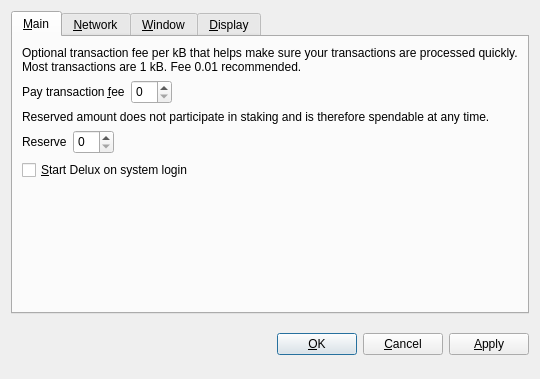
<?xml version="1.0" encoding="UTF-8"?>
<ui version="4.0">
 <class>OptionsDialog</class>
 <widget class="QDialog" name="OptionsDialog">
  <property name="geometry">
   <rect>
    <x>0</x>
    <y>0</y>
    <width>540</width>
    <height>379</height>
   </rect>
  </property>
  <property name="windowTitle">
   <string>Options</string>
  </property>
  <property name="modal">
   <bool>true</bool>
  </property>
  <layout class="QVBoxLayout" name="verticalLayout">
   <item>
    <widget class="QTabWidget" name="tabWidget">
     <property name="tabPosition">
      <enum>QTabWidget::North</enum>
     </property>
     <property name="currentIndex">
      <number>0</number>
     </property>
     <widget class="QWidget" name="tabMain">
      <attribute name="title">
       <string>&amp;Main</string>
      </attribute>
      <layout class="QVBoxLayout" name="verticalLayout_Main">
       <item>
        <widget class="QLabel" name="transactionFeeInfoLabel">
         <property name="text">
          <string>Optional transaction fee per kB that helps make sure your transactions are processed quickly. Most transactions are 1 kB. Fee 0.01 recommended.</string>
         </property>
         <property name="textFormat">
          <enum>Qt::PlainText</enum>
         </property>
         <property name="wordWrap">
          <bool>true</bool>
         </property>
        </widget>
       </item>
       <item>
        <layout class="QHBoxLayout" name="horizontalLayoutFee">
         <item>
          <widget class="QLabel" name="transactionFeeLabel">
           <property name="text">
            <string>Pay transaction &amp;fee</string>
           </property>
           <property name="textFormat">
            <enum>Qt::PlainText</enum>
           </property>
           <property name="buddy">
            <cstring>transactionFee</cstring>
           </property>
          </widget>
         </item>
         <item>
          <widget class="BitcoinAmountField" name="transactionFee">
           <property name="minimumSize">
            <size>
             <width>0</width>
             <height>24</height>
            </size>
           </property>
           <property name="maximumSize">
            <size>
             <width>16777215</width>
             <height>24</height>
            </size>
           </property>
          </widget>
         </item>
         <item>
          <spacer name="horizontalSpacerFee">
           <property name="orientation">
            <enum>Qt::Horizontal</enum>
           </property>
           <property name="sizeHint" stdset="0">
            <size>
             <width>40</width>
             <height>20</height>
            </size>
           </property>
          </spacer>
         </item>
        </layout>
       </item>
       <item>
        <widget class="QLabel" name="reserveBalanceInfoLabel">
         <property name="text">
          <string>Reserved amount does not participate in staking and is therefore spendable at any time.</string>
         </property>
         <property name="textFormat">
          <enum>Qt::PlainText</enum>
         </property>
         <property name="wordWrap">
          <bool>true</bool>
         </property>
        </widget>
       </item>
       <item>
        <layout class="QHBoxLayout" name="horizontalLayoutReserveBalance">
         <item>
          <widget class="QLabel" name="reserveBalanceLabel">
           <property name="text">
            <string>Reserve</string>
           </property>
           <property name="textFormat">
            <enum>Qt::PlainText</enum>
           </property>
           <property name="buddy">
            <cstring>reserveBalance</cstring>
           </property>
          </widget>
         </item>
         <item>
          <widget class="BitcoinAmountField" name="reserveBalance">
           <property name="minimumSize">
            <size>
             <width>0</width>
             <height>24</height>
            </size>
           </property>
           <property name="maximumSize">
            <size>
             <width>16777215</width>
             <height>24</height>
            </size>
           </property>
          </widget>
         </item>
         <item>
          <spacer name="horizontalSpacerReserveBalance">
           <property name="orientation">
            <enum>Qt::Horizontal</enum>
           </property>
           <property name="sizeHint" stdset="0">
            <size>
             <width>40</width>
             <height>20</height>
            </size>
           </property>
          </spacer>
         </item>
        </layout>
       </item>
       <item>
        <widget class="QCheckBox" name="bitcoinAtStartup">
         <property name="toolTip">
          <string>Automatically start Delux after logging in to the system.</string>
         </property>
         <property name="text">
          <string>&amp;Start Delux on system login</string>
         </property>
        </widget>
       </item>
       <item>
        <spacer name="verticalSpacer_Main">
         <property name="orientation">
          <enum>Qt::Vertical</enum>
         </property>
         <property name="sizeHint" stdset="0">
          <size>
           <width>20</width>
           <height>40</height>
          </size>
         </property>
        </spacer>
       </item>
      </layout>
     </widget>
     <widget class="QWidget" name="tabNetwork">
      <attribute name="title">
       <string>&amp;Network</string>
      </attribute>
      <layout class="QVBoxLayout" name="verticalLayout_Network">
       <item>
        <widget class="QCheckBox" name="mapPortUpnp">
         <property name="toolTip">
          <string>Automatically open the Delux client port on the router. This only works when your router supports UPnP and it is enabled.</string>
         </property>
         <property name="text">
          <string>Map port using &amp;UPnP</string>
         </property>
        </widget>
       </item>
       <item>
        <widget class="QCheckBox" name="connectSocks">
         <property name="toolTip">
          <string>Connect to the Delux network through a SOCKS5 proxy (e.g. when connecting through Tor).</string>
         </property>
         <property name="text">
          <string>&amp;Connect through SOCKS5 proxy:</string>
         </property>
        </widget>
       </item>
       <item>
        <layout class="QHBoxLayout" name="horizontalLayout_Network">
         <item>
          <widget class="QLabel" name="proxyIpLabel">
           <property name="text">
            <string>Proxy &amp;IP:</string>
           </property>
           <property name="textFormat">
            <enum>Qt::PlainText</enum>
           </property>
           <property name="buddy">
            <cstring>proxyIp</cstring>
           </property>
          </widget>
         </item>
         <item>
          <widget class="QValidatedLineEdit" name="proxyIp">
           <property name="minimumSize">
            <size>
             <width>0</width>
             <height>24</height>
            </size>
           </property>
           <property name="maximumSize">
            <size>
             <width>140</width>
             <height>24</height>
            </size>
           </property>
           <property name="toolTip">
            <string>IP address of the proxy (e.g. 127.0.0.1)</string>
           </property>
          </widget>
         </item>
         <item>
          <widget class="QLabel" name="proxyPortLabel">
           <property name="text">
            <string>&amp;Port:</string>
           </property>
           <property name="textFormat">
            <enum>Qt::PlainText</enum>
           </property>
           <property name="buddy">
            <cstring>proxyPort</cstring>
           </property>
          </widget>
         </item>
         <item>
          <widget class="QLineEdit" name="proxyPort">
           <property name="minimumSize">
            <size>
             <width>0</width>
             <height>24</height>
            </size>
           </property>
           <property name="maximumSize">
            <size>
             <width>55</width>
             <height>24</height>
            </size>
           </property>
           <property name="toolTip">
            <string>Port of the proxy (e.g. 9050)</string>
           </property>
          </widget>
         </item>
         <item>
          <spacer name="horizontalSpacer_Network">
           <property name="orientation">
            <enum>Qt::Horizontal</enum>
           </property>
           <property name="sizeHint" stdset="0">
            <size>
             <width>40</width>
             <height>20</height>
            </size>
           </property>
          </spacer>
         </item>
        </layout>
       </item>
       <item>
        <spacer name="verticalSpacer_Network">
         <property name="orientation">
          <enum>Qt::Vertical</enum>
         </property>
         <property name="sizeHint" stdset="0">
          <size>
           <width>20</width>
           <height>40</height>
          </size>
         </property>
        </spacer>
       </item>
      </layout>
     </widget>
     <widget class="QWidget" name="tabWindow">
      <attribute name="title">
       <string>&amp;Window</string>
      </attribute>
      <layout class="QVBoxLayout" name="verticalLayout_Window">
       <item>
        <widget class="QCheckBox" name="minimizeToTray">
         <property name="toolTip">
          <string>Show only a tray icon after minimizing the window.</string>
         </property>
         <property name="text">
          <string>&amp;Minimize to the tray instead of the taskbar</string>
         </property>
        </widget>
       </item>
       <item>
        <widget class="QCheckBox" name="minimizeOnClose">
         <property name="toolTip">
          <string>Minimize instead of exit the application when the window is closed. When this option is enabled, the application will be closed only after selecting Quit in the menu.</string>
         </property>
         <property name="text">
          <string>M&amp;inimize on close</string>
         </property>
        </widget>
       </item>
       <item>
        <spacer name="verticalSpacer_Window">
         <property name="orientation">
          <enum>Qt::Vertical</enum>
         </property>
         <property name="sizeHint" stdset="0">
          <size>
           <width>20</width>
           <height>40</height>
          </size>
         </property>
        </spacer>
       </item>
      </layout>
     </widget>
     <widget class="QWidget" name="tabDisplay">
      <attribute name="title">
       <string>&amp;Display</string>
      </attribute>
      <layout class="QVBoxLayout" name="verticalLayout_Display">
       <item>
        <layout class="QHBoxLayout" name="horizontalLayout_1_Display">
         <item>
          <widget class="QLabel" name="langLabel">
           <property name="text">
            <string>User Interface &amp;language:</string>
           </property>
           <property name="textFormat">
            <enum>Qt::PlainText</enum>
           </property>
           <property name="buddy">
            <cstring>lang</cstring>
           </property>
          </widget>
         </item>
         <item>
          <widget class="QValueComboBox" name="lang">
           <property name="minimumSize">
            <size>
             <width>0</width>
             <height>24</height>
            </size>
           </property>
           <property name="maximumSize">
            <size>
             <width>16777215</width>
             <height>24</height>
            </size>
           </property>
           <property name="toolTip">
            <string>The user interface language can be set here. This setting will take effect after restarting Delux.</string>
           </property>
          </widget>
         </item>
        </layout>
       </item>
       <item>
        <layout class="QHBoxLayout" name="horizontalLayout_2_Display">
         <item>
          <widget class="QLabel" name="unitLabel">
           <property name="text">
            <string>&amp;Unit to show amounts in:</string>
           </property>
           <property name="textFormat">
            <enum>Qt::PlainText</enum>
           </property>
           <property name="buddy">
            <cstring>unit</cstring>
           </property>
          </widget>
         </item>
         <item>
          <widget class="QValueComboBox" name="unit">
           <property name="minimumSize">
            <size>
             <width>0</width>
             <height>24</height>
            </size>
           </property>
           <property name="maximumSize">
            <size>
             <width>16777215</width>
             <height>24</height>
            </size>
           </property>
           <property name="toolTip">
            <string>Choose the default subdivision unit to show in the interface and when sending coins.</string>
           </property>
          </widget>
         </item>
        </layout>
       </item>
       <item>
        <widget class="QCheckBox" name="coinControlFeatures">
         <property name="toolTip">
          <string>Whether to show coin control features or not.</string>
         </property>
         <property name="text">
          <string>Display coin &amp;control features (experts only!)</string>
         </property>
        </widget>
       </item>
       <item>
        <spacer name="verticalSpacer_Display">
         <property name="orientation">
          <enum>Qt::Vertical</enum>
         </property>
         <property name="sizeHint" stdset="0">
          <size>
           <width>20</width>
           <height>40</height>
          </size>
         </property>
        </spacer>
       </item>
      </layout>
     </widget>
    </widget>
   </item>
   <item>
    <layout class="QHBoxLayout" name="horizontalLayout_Buttons">
     <item>
      <spacer name="horizontalSpacer_1">
       <property name="orientation">
        <enum>Qt::Horizontal</enum>
       </property>
       <property name="sizeHint" stdset="0">
        <size>
         <width>40</width>
         <height>48</height>
        </size>
       </property>
      </spacer>
     </item>
     <item>
      <widget class="QLabel" name="statusLabel">
       <property name="font">
        <font>
         <weight>75</weight>
         <bold>true</bold>
        </font>
       </property>
       <property name="text">
        <string/>
       </property>
       <property name="textFormat">
        <enum>Qt::PlainText</enum>
       </property>
       <property name="wordWrap">
        <bool>true</bool>
       </property>
      </widget>
     </item>
     <item>
      <spacer name="horizontalSpacer_2">
       <property name="orientation">
        <enum>Qt::Horizontal</enum>
       </property>
       <property name="sizeHint" stdset="0">
        <size>
         <width>40</width>
         <height>48</height>
        </size>
       </property>
      </spacer>
     </item>
     <item>
      <widget class="QPushButton" name="okButton">
       <property name="text">
        <string>&amp;OK</string>
       </property>
      </widget>
     </item>
     <item>
      <widget class="QPushButton" name="cancelButton">
       <property name="text">
        <string>&amp;Cancel</string>
       </property>
       <property name="autoDefault">
        <bool>false</bool>
       </property>
      </widget>
     </item>
     <item>
      <widget class="QPushButton" name="applyButton">
       <property name="text">
        <string>&amp;Apply</string>
       </property>
       <property name="autoDefault">
        <bool>false</bool>
       </property>
      </widget>
     </item>
    </layout>
   </item>
  </layout>
 </widget>
 <customwidgets>
  <customwidget>
   <class>BitcoinAmountField</class>
   <extends>QSpinBox</extends>
   <header>bitcoinamountfield.h</header>
   <container>1</container>
  </customwidget>
  <customwidget>
   <class>QValidatedLineEdit</class>
   <extends>QLineEdit</extends>
   <header>qvalidatedlineedit.h</header>
  </customwidget>
  <customwidget>
   <class>QValueComboBox</class>
   <extends>QComboBox</extends>
   <header>qvaluecombobox.h</header>
  </customwidget>
 </customwidgets>
 <resources/>
 <connections/>
</ui>
